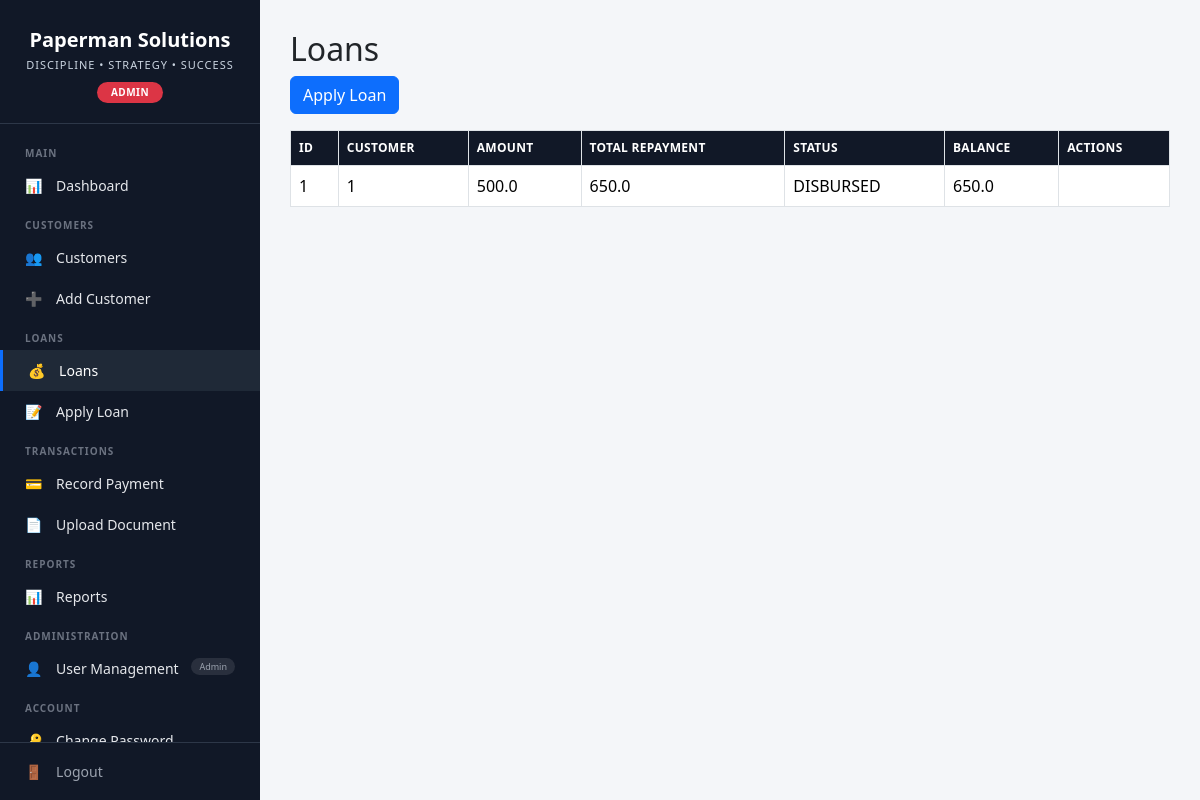
The page /loans/ (signed in) on the database its author committed.
### app/models/user.py (models this page shows)
class User(Base):
    __tablename__ = "users"
    id = Column(Integer, primary_key=True, index=True)
    username = Column(String(50), unique=True, nullable=False)
    hashed_password = Column(String(200), nullable=False)
    full_name = Column(String(100))
    role = Column(String(20), default="loan_officer")  # admin, manager, loan_officer
    is_active = Column(Boolean, default=True)
    created_at = Column(DateTime(timezone=True), server_default=func.now())
    updated_at = Column(DateTime(timezone=True), onupdate=func.now())

### app/models/loan.py (models this page shows)
class Loan(Base):
    __tablename__ = "loans"
    id = Column(Integer, primary_key=True, index=True)
    customer_id = Column(Integer, ForeignKey("customers.id"), nullable=False)
    amount = Column(Float, nullable=False)
    term_months = Column(Integer, nullable=False)
    interest_rate = Column(Float, nullable=False)
    interest_amount = Column(Float, nullable=False)
    total_repayment = Column(Float, nullable=False)
    monthly_installment = Column(Float, nullable=False)
    status = Column(String(20), default="PENDING")
    balance_remaining = Column(Float, default=0.0)
    approval_date = Column(Date, nullable=True)
    disbursement_date = Column(Date, nullable=True)
    next_due_date = Column(Date, nullable=True)
    created_at = Column(DateTime(timezone=True), server_default=func.now())
    updated_at = Column(DateTime(timezone=True), onupdate=func.now())
    customer = relationship("Customer", back_populates="loans")
    payments = relationship("Payment", back_populates="loan", cascade="all, delete-orphan")
    documents = relationship("Document", back_populates="loan", cascade="all, delete-orphan")

### app/routers/loans.py (the view)
@router.get("/", response_class=HTMLResponse)
def list_loans(
    request: Request,
    db: Session = Depends(get_db),
    current_user: User = Depends(get_current_user)
):
    loans = db.query(Loan).all()
    return templates.TemplateResponse("loans/list.html", {
        "request": request,
        "loans": loans,
        "user": current_user
    })

### app/templates/loans/list.html (shortened to what this page needs)
{% extends "base.html" %}
{% block content %}
<h2>Loans</h2>
<a href="/loans/apply" class="btn btn-primary mb-3">Apply Loan</a>
<table class="table table-bordered">
    <thead>
        <tr><th>ID</th><th>Customer</th><th>Amount</th><th>Total Repayment</th><th>Status</th><th>Balance</th><th>Actions</th></tr>
    </thead>
    <tbody>
        {% for l in loans %}
        <tr>
            <td>{{ l.id }}</td>
            <td>{{ l.customer_id }}</td>
            <td>{{ l.amount }}</td>
            <td>{{ l.total_repayment }}</td>
            <td>{{ l.status }}</td>
            <td>{{ l.balance_remaining }}</td>
            <td>
            </td>
        </tr>
        {% endfor %}
    </tbody>
</table>
{% endblock %}

### app/templates/base.html (shortened to what this page needs)
<!DOCTYPE html>
<html lang="en">
<head>
    <link href="https://cdn.jsdelivr.net/npm/bootstrap@5.3.3/dist/css/bootstrap.min.css" rel="stylesheet">
</head>
<body>
<div class="sidebar">
    <div class="sidebar-logo">
        <div class="company-name">Paperman Solutions</div>
        <div class="company-tagline">DISCIPLINE • STRATEGY • SUCCESS</div>
        {% if user %}
        <span class="user-role-badge {{ user.role }}">
            {{ user.role|replace('_', ' ')|upper }}
        </span>
        {% endif %}
    </div>
    <div class="sidebar-menu">
        <div class="menu-section">Main</div>
        <a href="/dashboard" class="{% if request.url.path == '/dashboard' %}active{% endif %}">
            <span class="icon">📊</span> Dashboard
        </a>
        <div class="menu-section">Customers</div>
        <a href="/customers/" class="{% if '/customers' in request.url.path and '/add' not in request.url.path %}active{% endif %}">
            <span class="icon">👥</span> Customers
        </a>
        <a href="/customers/add" class="{% if '/customers/add' in request.url.path %}active{% endif %}">
            <span class="icon">➕</span> Add Customer
        </a>
        <div class="menu-section">Loans</div>
        <a href="/loans/" class="{% if '/loans' in request.url.path and '/apply' not in request.url.path %}active{% endif %}">
            <span class="icon">💰</span> Loans
        </a>
        <a href="/loans/apply" class="{% if '/loans/apply' in request.url.path %}active{% endif %}">
            <span class="icon">📝</span> Apply Loan
        </a>
        <div class="menu-section">Transactions</div>
        <a href="/payments/record" class="{% if '/payments' in request.url.path %}active{% endif %}">
            <span class="icon">💳</span> Record Payment
        </a>
        <a href="/documents/upload" class="{% if '/documents' in request.url.path and '/upload' in request.url.path %}active{% endif %}">
            <span class="icon">📄</span> Upload Document
        </a>
        <div class="menu-section">Reports</div>
        <a href="/reports/" class="{% if '/reports' in request.url.path %}active{% endif %}">
            <span class="icon">📊</span> Reports
        </a>
        {% if user.role == 'admin' %}
        <div class="menu-section">Administration</div>
        <a href="/users/" class="{% if '/users' in request.url.path %}active{% endif %}">
            <span class="icon">👤</span> User Management
            <span class="badge-role">Admin</span>
        </a>
        {% endif %}
        <div class="menu-section">Account</div>
        <a href="/users/change-password" class="{% if '/users/change-password' in request.url.path %}active{% endif %}">
            <span class="icon">🔑</span> Change Password
        </a>
    </div>
    <div class="sidebar-footer">
        <a href="/auth/logout">
            <span class="icon">🚪</span> Logout
        </a>
    </div>
</div>
<div class="main-content">
    {% block content %}{% endblock %}
</div>
</body>
</html>

### app/templates/base.html (style rules this page uses)
* { margin: 0; padding: 0; box-sizing: border-box; }
body { background: #f4f6f9; font-family: 'Segoe UI', Tahoma, Geneva, Verdana, sans-serif; min-height: 100vh; }
.sidebar { width: 260px; height: 100vh; background: #111827; color: white; position: fixed; left: 0; top: 0; display: flex; flex-direction: column; overflow: hidden; }
.sidebar-logo { text-align: center; padding: 25px 15px 20px; border-bottom: 1px solid #2d3748; flex-shrink: 0; }
.company-name { font-size: 20px; font-weight: bold; color: white; }
.company-tagline { font-size: 11px; color: #cbd5e1; letter-spacing: 1px; margin-top: 2px; }
.user-role-badge { display: inline-block; padding: 3px 14px; border-radius: 12px; font-size: 10px; font-weight: 600; letter-spacing: 0.5px; text-transform: uppercase; margin-top: 8px; }
.user-role-badge.admin { background: #dc3545; color: white; }
.sidebar-menu { flex: 1; overflow-y: auto; padding: 10px 0; }
.sidebar-menu .menu-section { font-size: 10px; color: #6b7280; text-transform: uppercase; letter-spacing: 1px; padding: 12px 25px 4px; font-weight: 600; }
.sidebar-menu a { display: block; color: #e5e7eb; text-decoration: none; padding: 10px 25px; transition: 0.3s; font-size: 14px; }
.sidebar-menu a.active { background: #1f2937; color: white; border-left: 3px solid #0d6efd; }
.sidebar-menu a .icon { margin-right: 10px; }
.sidebar-menu a .badge-role { float: right; font-size: 9px; background: rgba(255, 255, 255, 0.1); padding: 2px 8px; border-radius: 10px; color: #9ca3af; }
.sidebar-footer { border-top: 1px solid #2d3748; padding: 8px 0; flex-shrink: 0; background: #111827; }
.sidebar-footer a { display: block; color: #9ca3af; text-decoration: none; padding: 10px 25px; transition: 0.3s; font-size: 14px; }
.sidebar-footer a .icon { margin-right: 10px; }
.main-content { margin-left: 260px; padding: 30px; min-height: 100vh; }
.table th { background: #111827; color: white; font-weight: 600; font-size: 12px; text-transform: uppercase; letter-spacing: 0.3px; }

### rows shown on the page
User: role "ADMIN"
Loan: id "1", customer_id "1", amount "500.0", total_repayment "650.0", status "DISBURSED", balance_remaining "650.0"
